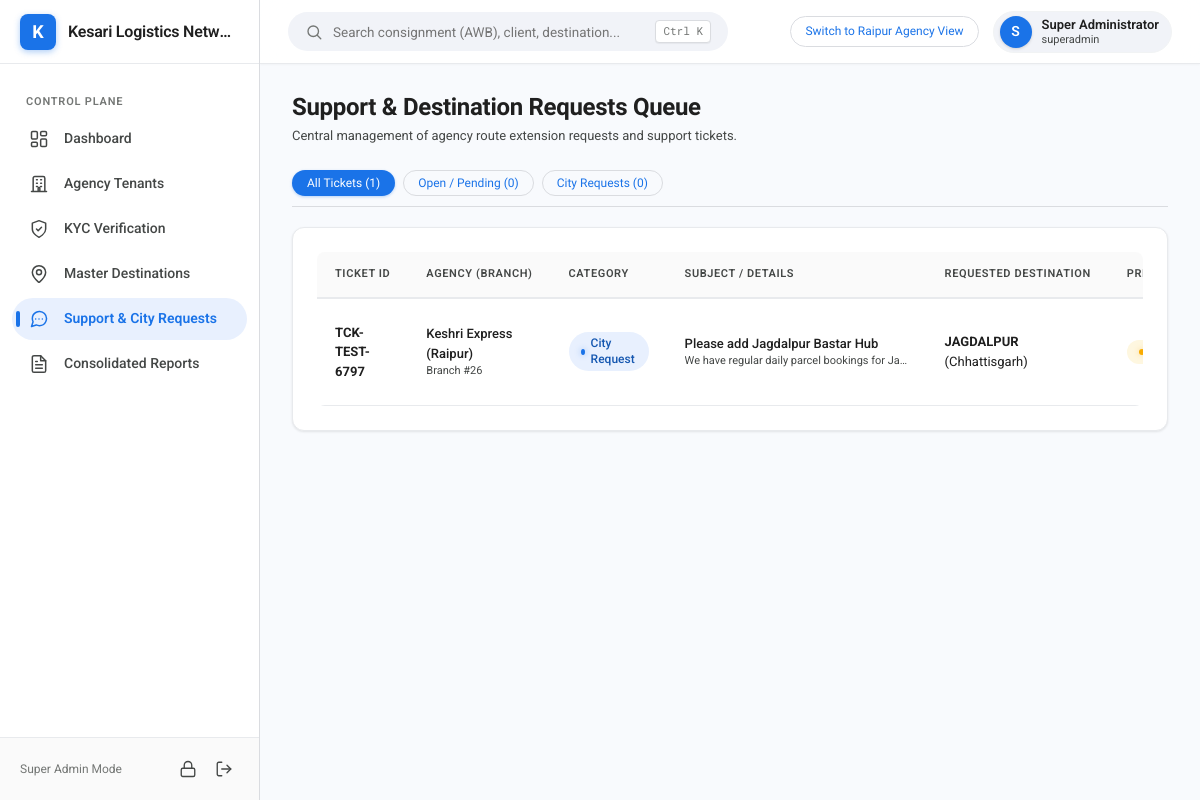
The app's page /admin/tickets (signed in) with its own data.
### tables this page shows
CREATE TABLE tickets (
    id INTEGER PRIMARY KEY AUTOINCREMENT,
    tenant_id INTEGER NOT NULL,
    ticket_number VARCHAR(30) UNIQUE NOT NULL,
    category VARCHAR(40) NOT NULL, -- destination_request, billing, technical, general
    subject VARCHAR(200) NOT NULL,
    description TEXT NOT NULL,
    destination_name VARCHAR(120) NULL,
    state_id INTEGER NULL,
    pincode VARCHAR(10) NULL,
    zone_id INTEGER NULL,
    priority VARCHAR(20) DEFAULT 'normal', -- normal, high, urgent
    status VARCHAR(20) DEFAULT 'open', -- open, in_progress, resolved, rejected
    admin_notes TEXT NULL,
    created_at DATETIME DEFAULT CURRENT_TIMESTAMP,
    resolved_at DATETIME NULL,
    FOREIGN KEY (tenant_id) REFERENCES tenants(id)
);

CREATE TABLE tenants (
    id INTEGER PRIMARY KEY AUTOINCREMENT,
    uuid VARCHAR(64) UNIQUE NOT NULL,
    slug VARCHAR(64) UNIQUE NOT NULL,
    agency_code VARCHAR(32) UNIQUE NULL, -- Assigned upon KYC approval
    name VARCHAR(150) NOT NULL,
    trade_name VARCHAR(150),
    contact_person VARCHAR(100) NOT NULL,
    phone VARCHAR(20) NOT NULL,
    email VARCHAR(120) NOT NULL,
    address TEXT,
    city VARCHAR(100),
    state VARCHAR(100),
    pincode VARCHAR(10),
    pan_no VARCHAR(20),
    aadhaar_no VARCHAR(20),
    gstin VARCHAR(20),
    pan_doc_url VARCHAR(255),
    aadhaar_doc_url VARCHAR(255),
    rejection_reason TEXT NULL,
    status VARCHAR(20) DEFAULT 'pending_otp', -- pending_otp, pending_kyc, active, suspended, expired, rejected
    validity_start DATE,
    validity_end DATE,
    logo_url VARCHAR(255),
    brand_color VARCHAR(20) DEFAULT '#1a73e8',
    created_at DATETIME DEFAULT CURRENT_TIMESTAMP
);

CREATE TABLE states (
    id INTEGER PRIMARY KEY AUTOINCREMENT,
    code VARCHAR(10) UNIQUE NOT NULL,
    name VARCHAR(100) NOT NULL,
    zone_id INTEGER NOT NULL,
    gst_code VARCHAR(10) NULL,
    created_at DATETIME DEFAULT CURRENT_TIMESTAMP,
    FOREIGN KEY (zone_id) REFERENCES operational_zones(id)
);

### src/Views/admin/tickets/index.php (the view, shortened to what the rows shown need)
<div class="page-header">
    <div>
        <h1 class="page-title">Support & Destination Requests Queue</h1>
    </div>
</div>
<div class="g-card">
    <div class="table-responsive">
        <table class="g-table">
            <thead>
                <tr>
                    <th>Ticket ID</th>
                    <th>Agency (Branch)</th>
                    <th>Category</th>
                    <th>Subject / Details</th>
                    <th>Requested Destination</th>
                    <th>Priority</th>
                </tr>
            </thead>
            <tbody>
                <?php foreach ($tickets as $t): ?>
                    <tr>
                        <td><strong><?= htmlspecialchars($t['ticket_number']) ?></strong></td>
                        <td>
                            <div style="font-weight:500; font-size:13px;"><?= htmlspecialchars($t['agency_name']) ?></div>
                            <div style="font-size:11px; color:var(--text-secondary);">Branch #<?= htmlspecialchars($t['agency_code']) ?></div>
                        </td>
                        <td>
                            <?php if ($t['category'] === 'destination_request'): ?>
                                <span class="g-chip chip-info">City Request</span>
                            <?php else: ?>
                                <span class="g-chip" style="background:#f1f3f4; color:#5f6368;"><?= ucfirst($t['category']) ?></span>
                            <?php endif; ?>
                        </td>
                        <td style="max-width:260px;">
                            <div style="font-weight:500;"><?= htmlspecialchars($t['subject']) ?></div>
                            <div style="font-size:11px; color:var(--text-secondary); white-space:nowrap; overflow:hidden; text-overflow:ellipsis;">
                                <?= htmlspecialchars($t['description']) ?>
                            </div>
                        </td>
                        <td>
                            <?php if (!empty($t['destination_name'])): ?>
                                <strong><?= htmlspecialchars($t['destination_name']) ?></strong> (<?= htmlspecialchars($t['state_name'] ?? '') ?>)
                            <?php else: ?>
                                —
                            <?php endif; ?>
                        </td>
                        <td>
                            <span class="g-chip <?= $t['priority'] === 'urgent' ? 'chip-danger' : ($t['priority'] === 'high' ? 'chip-warning' : 'chip-info') ?>">
                            </span>
                        </td>
                    </tr>
                <?php endforeach; ?>
            </tbody>
        </table>
    </div>
</div>
<?php
require ROOT_PATH . '/src/Views/layout.php';
?>

### records on screen
tickets: ticket_number "TCK-TEST-6797", tenant.name "Keshri Express (Raipur)", tenant.agency_code "26", shows "City Request", subject "Please add Jagdalpur Bastar Hub", description "We have regular daily parcel bookings for Ja…", destination_name "JAGDALPUR", state.name "Chhattisgarh"

### other values on screen
substr($brandName, 0, 1) "K"
$brandName "Kesari Logistics Netw…"
substr($currentUser['name'] ?? 'U', 0, 1) "S"
$currentUser['name'] "Super Administrator"
$currentUser['role'] "superadmin"
count($tickets) "1"
$openCount "0"
$destReqCount "0"
